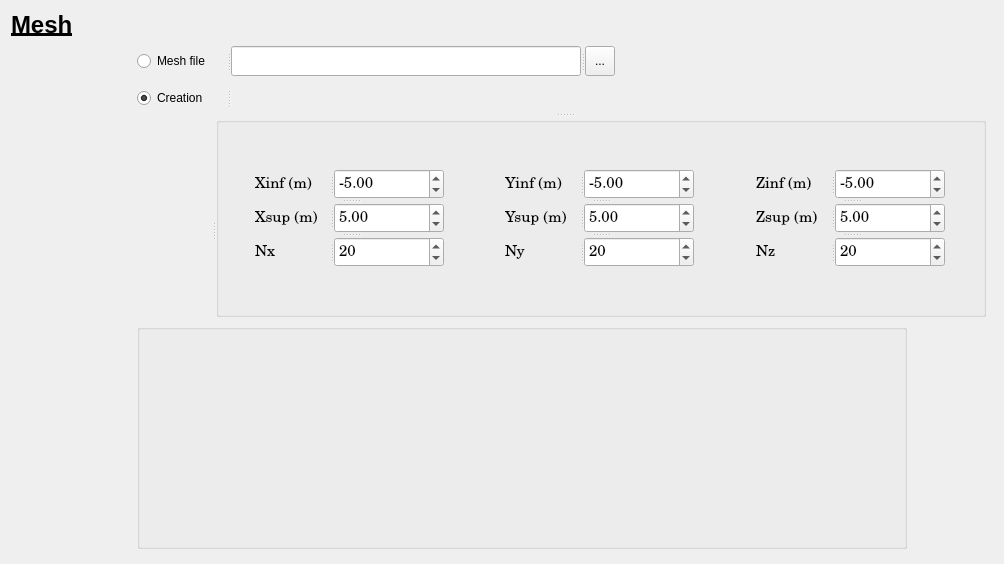
  <widget class="QWidget" name="Mesh">
   <attribute name="title">
    <string>Mesh</string>
   </attribute>
   <layout class="QGridLayout" name="gridLayout_59">
    <item row="0" column="0">
     <layout class="QGridLayout" name="gridLayout_43">
      <item row="0" column="0">
       <widget class="QLabel" name="MeshPage">
        <property name="minimumSize">
         <size>
          <width>120</width>
          <height>0</height>
         </size>
        </property>
        <property name="text">
         <string>&lt;html&gt;&lt;head/&gt;&lt;body&gt;&lt;p&gt;&lt;span style=&quot; font-size:18pt; font-weight:600; text-decoration: underline;&quot;&gt;Mesh&lt;/span&gt;&lt;/p&gt;&lt;/body&gt;&lt;/html&gt;</string>
        </property>
       </widget>
      </item>
      <item row="0" column="1">
       <spacer name="horizontalSpacer_31">
        <property name="orientation">
         <enum>Qt::Horizontal</enum>
        </property>
        <property name="sizeHint" stdset="0">
         <size>
          <width>838</width>
          <height>20</height>
         </size>
        </property>
       </spacer>
      </item>
      <item row="1" column="0">
       <spacer name="verticalSpacer_6">
        <property name="orientation">
         <enum>Qt::Vertical</enum>
        </property>
        <property name="sizeHint" stdset="0">
         <size>
          <width>20</width>
          <height>508</height>
         </size>
        </property>
       </spacer>
      </item>
      <item row="1" column="1">
       <layout class="QVBoxLayout" name="verticalLayout_10">
        <item>
         <widget class="QSplitter" name="splitter_13">
          <property name="minimumSize">
           <size>
            <width>480</width>
            <height>30</height>
           </size>
          </property>
          <property name="maximumSize">
           <size>
            <width>472</width>
            <height>30</height>
           </size>
          </property>
          <property name="orientation">
           <enum>Qt::Horizontal</enum>
          </property>
          <widget class="QRadioButton" name="MeshInputFileName_RadioButton">
           <property name="minimumSize">
            <size>
             <width>90</width>
             <height>30</height>
            </size>
           </property>
           <property name="maximumSize">
            <size>
             <width>90</width>
             <height>30</height>
            </size>
           </property>
           <property name="text">
            <string>Mesh file</string>
           </property>
           <property name="autoExclusive">
            <bool>true</bool>
           </property>
          </widget>
          <widget class="QLineEdit" name="MeshInputFileName_lineEdit">
           <property name="minimumSize">
            <size>
             <width>350</width>
             <height>30</height>
            </size>
           </property>
           <property name="maximumSize">
            <size>
             <width>350</width>
             <height>30</height>
            </size>
           </property>
          </widget>
          <widget class="QToolButton" name="MeshInputFileName_toolButton">
           <property name="minimumSize">
            <size>
             <width>30</width>
             <height>30</height>
            </size>
           </property>
           <property name="maximumSize">
            <size>
             <width>30</width>
             <height>30</height>
            </size>
           </property>
           <property name="text">
            <string>...</string>
           </property>
          </widget>
         </widget>
        </item>
        <item>
         <widget class="QSplitter" name="splitter_37">
          <property name="minimumSize">
           <size>
            <width>856</width>
            <height>200</height>
           </size>
          </property>
          <property name="maximumSize">
           <size>
            <width>856</width>
            <height>231</height>
           </size>
          </property>
          <property name="orientation">
           <enum>Qt::Vertical</enum>
          </property>
          <widget class="QSplitter" name="splitter_14">
           <property name="minimumSize">
            <size>
             <width>856</width>
             <height>30</height>
            </size>
           </property>
           <property name="orientation">
            <enum>Qt::Horizontal</enum>
           </property>
           <widget class="QRadioButton" name="MeshCreation_RadioButton">
            <property name="minimumSize">
             <size>
              <width>90</width>
              <height>30</height>
             </size>
            </property>
            <property name="maximumSize">
             <size>
              <width>90</width>
              <height>30</height>
             </size>
            </property>
            <property name="text">
             <string>Creation</string>
            </property>
            <property name="checked">
             <bool>true</bool>
            </property>
            <property name="autoExclusive">
             <bool>true</bool>
            </property>
           </widget>
           <widget class="QLabel" name="_0_">
            <property name="minimumSize">
             <size>
              <width>760</width>
              <height>30</height>
             </size>
            </property>
            <property name="maximumSize">
             <size>
              <width>760</width>
              <height>30</height>
             </size>
            </property>
            <property name="font">
             <font>
              <pointsize>11</pointsize>
              <weight>50</weight>
              <bold>false</bold>
             </font>
            </property>
            <property name="text">
             <string/>
            </property>
           </widget>
          </widget>
          <widget class="QSplitter" name="splitter_36">
           <property name="minimumSize">
            <size>
             <width>740</width>
             <height>225</height>
            </size>
           </property>
           <property name="maximumSize">
            <size>
             <width>846</width>
             <height>200</height>
            </size>
           </property>
           <property name="orientation">
            <enum>Qt::Horizontal</enum>
           </property>
           <widget class="QLabel" name="_0_1">
            <property name="minimumSize">
             <size>
              <width>75</width>
              <height>30</height>
             </size>
            </property>
            <property name="maximumSize">
             <size>
              <width>75</width>
              <height>30</height>
             </size>
            </property>
            <property name="font">
             <font>
              <pointsize>11</pointsize>
              <weight>50</weight>
              <bold>false</bold>
             </font>
            </property>
            <property name="text">
             <string/>
            </property>
           </widget>
           <widget class="QGroupBox" name="Mesh_Creation">
            <property name="minimumSize">
             <size>
              <width>770</width>
              <height>200</height>
             </size>
            </property>
            <property name="maximumSize">
             <size>
              <width>770</width>
              <height>200</height>
             </size>
            </property>
            <property name="font">
             <font>
              <family>Century Schoolbook L</family>
              <pointsize>14</pointsize>
              <weight>50</weight>
              <bold>false</bold>
             </font>
            </property>
            <property name="title">
             <string/>
            </property>
            <layout class="QGridLayout" name="gridLayout_60">
             <item row="0" column="0">
              <widget class="QWidget" name="WidgetCreation1d" native="true">
               <layout class="QGridLayout" name="gridLayout_11">
                <item row="0" column="0">
                 <widget class="QSplitter" name="splitter_24">
                  <property name="minimumSize">
                   <size>
                    <width>191</width>
                    <height>102</height>
                   </size>
                  </property>
                  <property name="maximumSize">
                   <size>
                    <width>191</width>
                    <height>92</height>
                   </size>
                  </property>
                  <property name="orientation">
                   <enum>Qt::Vertical</enum>
                  </property>
                  <widget class="QSplitter" name="splitter_15">
                   <property name="minimumSize">
                    <size>
                     <width>191</width>
                     <height>30</height>
                    </size>
                   </property>
                   <property name="orientation">
                    <enum>Qt::Horizontal</enum>
                   </property>
                   <widget class="QLabel" name="Xinf">
                    <property name="minimumSize">
                     <size>
                      <width>75</width>
                      <height>30</height>
                     </size>
                    </property>
                    <property name="maximumSize">
                     <size>
                      <width>75</width>
                      <height>30</height>
                     </size>
                    </property>
                    <property name="font">
                     <font>
                      <pointsize>11</pointsize>
                      <weight>50</weight>
                      <bold>false</bold>
                     </font>
                    </property>
                    <property name="text">
                     <string>Xinf (m) </string>
                    </property>
                   </widget>
                   <widget class="QDoubleSpinBox" name="Xinf_doubleSpinBox">
                    <property name="minimumSize">
                     <size>
                      <width>110</width>
                      <height>30</height>
                     </size>
                    </property>
                    <property name="maximumSize">
                     <size>
                      <width>110</width>
                      <height>30</height>
                     </size>
                    </property>
                    <property name="font">
                     <font>
                      <pointsize>11</pointsize>
                     </font>
                    </property>
                    <property name="minimum">
                     <double>-1000000000.000000000000000</double>
                    </property>
                    <property name="maximum">
                     <double>1000000099.990000009536743</double>
                    </property>
                    <property name="value">
                     <double>-5.000000000000000</double>
                    </property>
                   </widget>
                  </widget>
                  <widget class="QSplitter" name="splitter_16">
                   <property name="minimumSize">
                    <size>
                     <width>191</width>
                     <height>30</height>
                    </size>
                   </property>
                   <property name="orientation">
                    <enum>Qt::Horizontal</enum>
                   </property>
                   <widget class="QLabel" name="Xsup">
                    <property name="minimumSize">
                     <size>
                      <width>75</width>
                      <height>30</height>
                     </size>
                    </property>
                    <property name="maximumSize">
                     <size>
                      <width>75</width>
                      <height>30</height>
                     </size>
                    </property>
                    <property name="font">
                     <font>
                      <pointsize>11</pointsize>
                      <weight>50</weight>
                      <bold>false</bold>
                     </font>
                    </property>
                    <property name="text">
                     <string>Xsup (m) </string>
                    </property>
                   </widget>
                   <widget class="QDoubleSpinBox" name="Xsup_doubleSpinBox">
                    <property name="minimumSize">
                     <size>
                      <width>110</width>
                      <height>30</height>
                     </size>
                    </property>
                    <property name="maximumSize">
                     <size>
                      <width>110</width>
                      <height>30</height>
                     </size>
                    </property>
                    <property name="font">
                     <font>
                      <pointsize>11</pointsize>
                     </font>
                    </property>
                    <property name="minimum">
                     <double>-1000000000.000000000000000</double>
                    </property>
                    <property name="maximum">
                     <double>1000000099.990000009536743</double>
                    </property>
                    <property name="value">
                     <double>5.000000000000000</double>
                    </property>
                   </widget>
                  </widget>
                  <widget class="QSplitter" name="splitter_17">
                   <property name="minimumSize">
                    <size>
                     <width>191</width>
                     <height>30</height>
                    </size>
                   </property>
                   <property name="orientation">
                    <enum>Qt::Horizontal</enum>
                   </property>
                   <widget class="QLabel" name="Nx">
                    <property name="minimumSize">
                     <size>
                      <width>75</width>
                      <height>30</height>
                     </size>
                    </property>
                    <property name="maximumSize">
                     <size>
                      <width>75</width>
                      <height>30</height>
                     </size>
                    </property>
                    <property name="font">
                     <font>
                      <pointsize>11</pointsize>
                      <weight>50</weight>
                      <bold>false</bold>
                     </font>
                    </property>
                    <property name="text">
                     <string>Nx</string>
                    </property>
                   </widget>
                   <widget class="QSpinBox" name="Nx_spinBox">
                    <property name="minimumSize">
                     <size>
                      <width>110</width>
                      <height>30</height>
                     </size>
                    </property>
                    <property name="maximumSize">
                     <size>
                      <width>110</width>
                      <height>30</height>
                     </size>
                    </property>
                    <property name="font">
                     <font>
                      <pointsize>11</pointsize>
                     </font>
                    </property>
                    <property name="maximum">
                     <number>2147483647</number>
                    </property>
                    <property name="value">
                     <number>20</number>
                    </property>
                   </widget>
                  </widget>
                 </widget>
                </item>
               </layout>
              </widget>
             </item>
             <item row="0" column="1">
              <widget class="QWidget" name="WidgetCreation2d" native="true">
               <layout class="QGridLayout" name="gridLayout_12">
                <item row="0" column="0">
                 <widget class="QSplitter" name="splitter_25">
                  <property name="minimumSize">
                   <size>
                    <width>191</width>
                    <height>102</height>
                   </size>
                  </property>
                  <property name="maximumSize">
                   <size>
                    <width>191</width>
                    <height>92</height>
                   </size>
                  </property>
                  <property name="orientation">
                   <enum>Qt::Vertical</enum>
                  </property>
                  <widget class="QSplitter" name="splitter_18">
                   <property name="minimumSize">
                    <size>
                     <width>191</width>
                     <height>30</height>
                    </size>
                   </property>
                   <property name="orientation">
                    <enum>Qt::Horizontal</enum>
                   </property>
                   <widget class="QLabel" name="Yinf">
                    <property name="minimumSize">
                     <size>
                      <width>75</width>
                      <height>30</height>
                     </size>
                    </property>
                    <property name="maximumSize">
                     <size>
                      <width>75</width>
                      <height>30</height>
                     </size>
                    </property>
                    <property name="font">
                     <font>
                      <pointsize>11</pointsize>
                      <weight>50</weight>
                      <bold>false</bold>
                     </font>
                    </property>
                    <property name="text">
                     <string>Yinf (m) </string>
                    </property>
                   </widget>
                   <widget class="QDoubleSpinBox" name="Yinf_doubleSpinBox">
                    <property name="minimumSize">
                     <size>
                      <width>110</width>
                      <height>30</height>
                     </size>
                    </property>
                    <property name="maximumSize">
                     <size>
                      <width>110</width>
                      <height>30</height>
                     </size>
                    </property>
                    <property name="font">
                     <font>
                      <pointsize>11</pointsize>
                     </font>
                    </property>
                    <property name="minimum">
                     <double>-1000000000.000000000000000</double>
                    </property>
                    <property name="maximum">
                     <double>1000000099.990000009536743</double>
                    </property>
                    <property name="value">
                     <double>-5.000000000000000</double>
                    </property>
                   </widget>
                  </widget>
                  <widget class="QSplitter" name="splitter_19">
                   <property name="minimumSize">
                    <size>
                     <width>191</width>
                     <height>30</height>
                    </size>
                   </property>
                   <property name="orientation">
                    <enum>Qt::Horizontal</enum>
                   </property>
                   <widget class="QLabel" name="Ysup">
                    <property name="minimumSize">
                     <size>
                      <width>75</width>
                      <height>30</height>
                     </size>
                    </property>
                    <property name="maximumSize">
                     <size>
                      <width>75</width>
                      <height>30</height>
                     </size>
                    </property>
                    <property name="font">
                     <font>
                      <pointsize>11</pointsize>
                      <weight>50</weight>
                      <bold>false</bold>
                     </font>
                    </property>
                    <property name="text">
                     <string>Ysup (m) </string>
                    </property>
                   </widget>
                   <widget class="QDoubleSpinBox" name="Ysup_doubleSpinBox">
                    <property name="minimumSize">
                     <size>
                      <width>110</width>
                      <height>30</height>
                     </size>
                    </property>
                    <property name="maximumSize">
                     <size>
                      <width>110</width>
                      <height>30</height>
                     </size>
                    </property>
                    <property name="font">
                     <font>
                      <pointsize>11</pointsize>
                     </font>
                    </property>
                    <property name="minimum">
                     <double>-1000000000.000000000000000</double>
                    </property>
                    <property name="maximum">
                     <double>1000000099.990000009536743</double>
                    </property>
                    <property name="value">
                     <double>5.000000000000000</double>
                    </property>
                   </widget>
                  </widget>
                  <widget class="QSplitter" name="splitter_20">
                   <property name="minimumSize">
                    <size>
                     <width>191</width>
                     <height>30</height>
                    </size>
                   </property>
                   <property name="orientation">
                    <enum>Qt::Horizontal</enum>
                   </property>
                   <widget class="QLabel" name="Ny">
                    <property name="minimumSize">
                     <size>
                      <width>75</width>
                      <height>30</height>
                     </size>
                    </property>
                    <property name="maximumSize">
                     <size>
                      <width>75</width>
                      <height>30</height>
                     </size>
                    </property>
                    <property name="font">
                     <font>
                      <pointsize>11</pointsize>
                      <weight>50</weight>
                      <bold>false</bold>
                     </font>
                    </property>
                    <property name="text">
                     <string>Ny</string>
                    </property>
                   </widget>
                   <widget class="QSpinBox" name="Ny_spinBox">
                    <property name="minimumSize">
                     <size>
                      <width>110</width>
                      <height>30</height>
                     </size>
                    </property>
                    <property name="maximumSize">
                     <size>
                      <width>110</width>
                      <height>30</height>
                     </size>
                    </property>
                    <property name="font">
                     <font>
                      <pointsize>11</pointsize>
                     </font>
                    </property>
                    <property name="maximum">
                     <number>2147483647</number>
                    </property>
                    <property name="value">
                     <number>20</number>
                    </property>
                   </widget>
                  </widget>
                 </widget>
                </item>
               </layout>
              </widget>
             </item>
             <item row="0" column="2">
              <widget class="QWidget" name="WidgetCreation3d" native="true">
               <layout class="QGridLayout" name="gridLayout_13">
                <item row="0" column="0">
                 <widget class="QSplitter" name="splitter_26">
                  <property name="minimumSize">
                   <size>
                    <width>191</width>
                    <height>102</height>
                   </size>
                  </property>
                  <property name="maximumSize">
                   <size>
                    <width>191</width>
                    <height>92</height>
                   </size>
                  </property>
                  <property name="orientation">
                   <enum>Qt::Vertical</enum>
                  </property>
                  <widget class="QSplitter" name="splitter_21">
                   <property name="minimumSize">
                    <size>
                     <width>191</width>
                     <height>30</height>
                    </size>
                   </property>
                   <property name="orientation">
                    <enum>Qt::Horizontal</enum>
                   </property>
                   <widget class="QLabel" name="Zinf">
                    <property name="minimumSize">
                     <size>
                      <width>75</width>
                      <height>30</height>
                     </size>
                    </property>
                    <property name="maximumSize">
                     <size>
                      <width>75</width>
                      <height>30</height>
                     </size>
                    </property>
                    <property name="font">
                     <font>
                      <pointsize>11</pointsize>
                      <weight>50</weight>
                      <bold>false</bold>
                     </font>
                    </property>
                    <property name="text">
                     <string>Zinf (m) </string>
                    </property>
                   </widget>
                   <widget class="QDoubleSpinBox" name="Zinf_doubleSpinBox">
                    <property name="minimumSize">
                     <size>
                      <width>110</width>
                      <height>30</height>
                     </size>
                    </property>
                    <property name="maximumSize">
                     <size>
                      <width>110</width>
                      <height>30</height>
                     </size>
                    </property>
                    <property name="font">
                     <font>
                      <pointsize>11</pointsize>
                     </font>
                    </property>
                    <property name="minimum">
                     <double>-1000000000.000000000000000</double>
                    </property>
                    <property name="maximum">
                     <double>1000000099.990000009536743</double>
                    </property>
                    <property name="value">
                     <double>-5.000000000000000</double>
                    </property>
                   </widget>
                  </widget>
                  <widget class="QSplitter" name="splitter_22">
                   <property name="minimumSize">
                    <size>
                     <width>191</width>
                     <height>30</height>
                    </size>
                   </property>
                   <property name="orientation">
                    <enum>Qt::Horizontal</enum>
                   </property>
                   <widget class="QLabel" name="Zsup">
                    <property name="minimumSize">
                     <size>
                      <width>75</width>
                      <height>30</height>
                     </size>
                    </property>
                    <property name="maximumSize">
                     <size>
                      <width>75</width>
                      <height>30</height>
                     </size>
                    </property>
                    <property name="font">
                     <font>
                      <pointsize>11</pointsize>
                      <weight>50</weight>
                      <bold>false</bold>
                     </font>
                    </property>
                    <property name="text">
                     <string>Zsup (m) </string>
                    </property>
                   </widget>
                   <widget class="QDoubleSpinBox" name="Zsup_doubleSpinBox">
                    <property name="minimumSize">
                     <size>
                      <width>110</width>
                      <height>30</height>
                     </size>
                    </property>
                    <property name="maximumSize">
                     <size>
                      <width>110</width>
                      <height>30</height>
                     </size>
                    </property>
                    <property name="font">
                     <font>
                      <pointsize>11</pointsize>
                     </font>
                    </property>
                    <property name="minimum">
                     <double>-1000000000.000000000000000</double>
                    </property>
                    <property name="maximum">
                     <double>1000000099.990000009536743</double>
                    </property>
                    <property name="value">
                     <double>5.000000000000000</double>
                    </property>
                   </widget>
                  </widget>
                  <widget class="QSplitter" name="splitter_23">
                   <property name="minimumSize">
                    <size>
                     <width>191</width>
                     <height>30</height>
                    </size>
                   </property>
                   <property name="orientation">
                    <enum>Qt::Horizontal</enum>
                   </property>
                   <widget class="QLabel" name="Nz">
                    <property name="minimumSize">
                     <size>
                      <width>75</width>
                      <height>30</height>
                     </size>
                    </property>
                    <property name="maximumSize">
                     <size>
                      <width>75</width>
                      <height>30</height>
                     </size>
                    </property>
                    <property name="font">
                     <font>
                      <pointsize>11</pointsize>
                      <weight>50</weight>
                      <bold>false</bold>
                     </font>
                    </property>
                    <property name="text">
                     <string>Nz</string>
                    </property>
                   </widget>
                   <widget class="QSpinBox" name="Nz_spinBox">
                    <property name="minimumSize">
                     <size>
                      <width>110</width>
                      <height>30</height>
                     </size>
                    </property>
                    <property name="maximumSize">
                     <size>
                      <width>110</width>
                      <height>30</height>
                     </size>
                    </property>
                    <property name="font">
                     <font>
                      <pointsize>11</pointsize>
                     </font>
                    </property>
                    <property name="maximum">
                     <number>2147483647</number>
                    </property>
                    <property name="value">
                     <number>20</number>
                    </property>
                   </widget>
                  </widget>
                 </widget>
                </item>
               </layout>
              </widget>
             </item>
            </layout>
           </widget>
          </widget>
         </widget>
        </item>
        <item>
         <widget class="QGroupBox" name="Mesh_BoundaryCndtType">
          <property name="minimumSize">
           <size>
            <width>770</width>
            <height>225</height>
           </size>
          </property>
          <property name="maximumSize">
           <size>
            <width>770</width>
            <height>225</height>
           </size>
          </property>
          <property name="font">
           <font>
            <family>Century Schoolbook L</family>
            <pointsize>11</pointsize>
            <weight>75</weight>
            <italic>false</italic>
            <bold>true</bold>
           </font>
          </property>
          <property name="title">
           <string/>
          </property>
          <layout class="QGridLayout" name="gridLayout_10"/>
         </widget>
        </item>
       </layout>
      </item>
     </layout>
    </item>
   </layout>
   <zorder></zorder>
  </widget>
